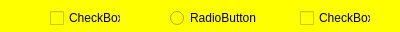
<?xml version="1.0" encoding="UTF-8"?>
<ui version="4.0">
 <class>StatusWidget</class>
 <widget class="QWidget" name="StatusWidget">
  <property name="geometry">
   <rect>
    <x>0</x>
    <y>0</y>
    <width>400</width>
    <height>32</height>
   </rect>
  </property>
  <property name="windowTitle">
   <string>StatusWidget</string>
  </property>
  <property name="styleSheet">
   <string notr="true">background-color: rgb(255, 255, 0);</string>
  </property>
  <widget class="QCheckBox" name="checkBox">
   <property name="geometry">
    <rect>
     <x>50</x>
     <y>10</y>
     <width>71</width>
     <height>16</height>
    </rect>
   </property>
   <property name="text">
    <string>CheckBox</string>
   </property>
  </widget>
  <widget class="QRadioButton" name="radioButton">
   <property name="geometry">
    <rect>
     <x>170</x>
     <y>10</y>
     <width>89</width>
     <height>16</height>
    </rect>
   </property>
   <property name="text">
    <string>RadioButton</string>
   </property>
  </widget>
  <widget class="QCheckBox" name="checkBox_2">
   <property name="geometry">
    <rect>
     <x>300</x>
     <y>10</y>
     <width>71</width>
     <height>16</height>
    </rect>
   </property>
   <property name="text">
    <string>CheckBox</string>
   </property>
  </widget>
 </widget>
 <layoutdefault spacing="6" margin="11"/>
 <resources/>
 <connections/>
</ui>
